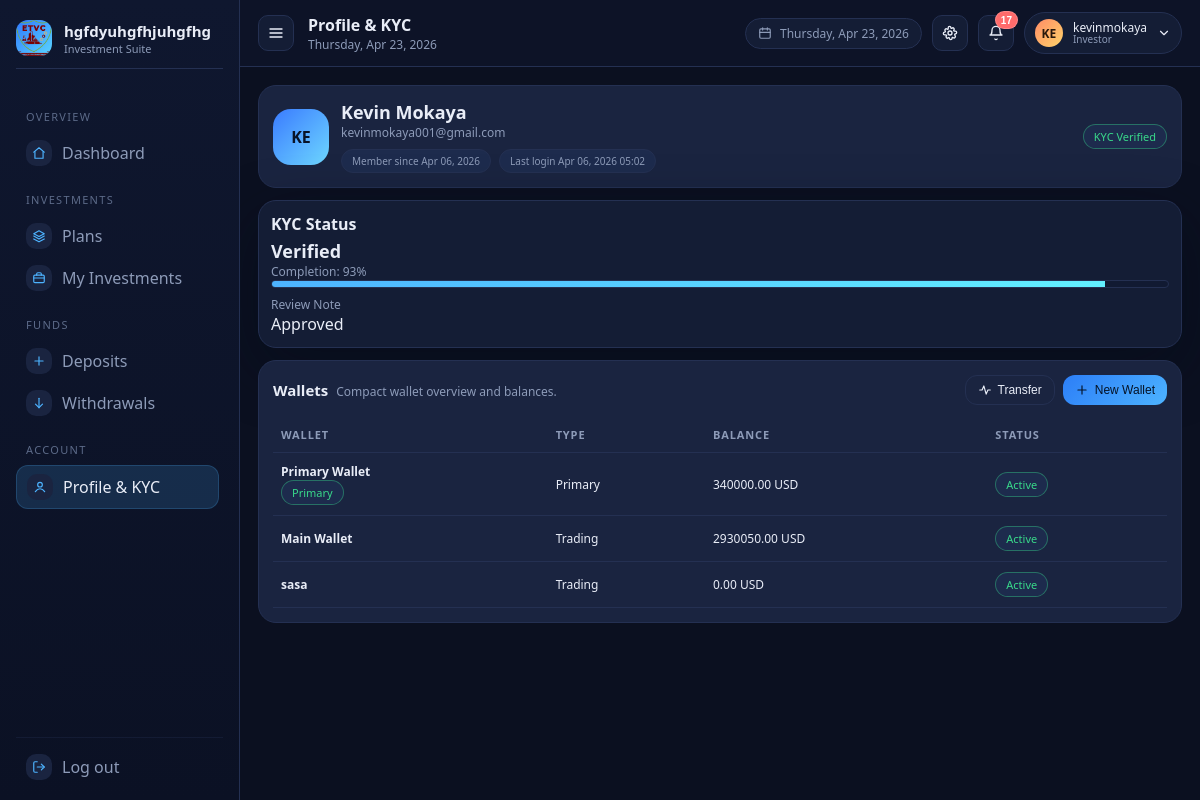
/accounts/profile/ (signed in), run on the app's committed database.
### settingsconfig/models.py (models this page shows, shortened)
class SystemSetting(models.Model):
    key = models.CharField(max_length=100, unique=True)
    value = models.JSONField()
    updated_at = models.DateTimeField(auto_now=True)

### kyc/models.py (models this page shows, shortened)
class KYCProfile(models.Model):
    STATUS_CHOICES = [
        ('not_submitted', 'Not Submitted'),
        ('pending', 'Pending Review'),
        ('verified', 'Verified'),
        ('rejected', 'Rejected'),
    ]
    ID_TYPE_CHOICES = [
        ('national_id', 'National ID'),
        ('passport', 'Passport'),
        ('drivers_license', 'Driver License'),
    ]
    user = models.OneToOneField(User, on_delete=models.CASCADE)
    status = models.CharField(max_length=20, choices=STATUS_CHOICES, default='not_submitted')
    full_name = models.CharField(max_length=150, blank=True, default='')
    date_of_birth = models.DateField(null=True, blank=True)
    country = models.CharField(max_length=80, blank=True, default='')
    id_type = models.CharField(max_length=30, choices=ID_TYPE_CHOICES, blank=True, default='')
    id_number = models.CharField(max_length=60, blank=True, default='')
    address_line = models.CharField(max_length=200, blank=True, default='')
    city = models.CharField(max_length=80, blank=True, default='')
    postal_code = models.CharField(max_length=20, blank=True, default='')
    phone_number = models.CharField(max_length=40, blank=True, default='')
    country_of_residence = models.CharField(max_length=80, blank=True, default='')
    source_of_funds = models.CharField(max_length=120, blank=True, default='')
    source_of_funds_other = models.CharField(max_length=120, blank=True, default='')
    tax_id = models.CharField(max_length=60, blank=True, default='')
    id_document_front = models.FileField(upload_to='kyc/', blank=True, null=True)
    id_document_back = models.FileField(upload_to='kyc/', blank=True, null=True)
    selfie_photo = models.FileField(upload_to='kyc/', blank=True, null=True)
    submitted_at = models.DateTimeField(null=True, blank=True)
    reviewed_at = models.DateTimeField(null=True, blank=True)
    review_note = models.TextField(blank=True, default='')
    def completion_percent(self) -> int:
        fields = [
            self.full_name,
            self.date_of_birth,
            self.country,
            self.id_type,
            self.id_number,
            self.address_line,
            self.city,
            self.postal_code,
            self.phone_number,
            self.country_of_residence,
            self.source_of_funds,
            self.tax_id,
        ]
        if self.source_of_funds == 'other':
            fields.append(self.source_of_funds_other)
        total = len(fields) + 3
        filled = sum(1 for value in fields if value)
        filled += 1 if self.id_document_front else 0
        filled += 1 if self.id_document_back else 0
        filled += 1 if self.selfie_photo else 0
        if total == 0:
            return 0
        return int((filled / total) * 100)

### wallets/models.py (models this page shows, shortened)
class Wallet(models.Model):
    WALLET_TYPES = [
        ('primary', 'Primary'),
        ('trading', 'Trading'),
        ('savings', 'Savings'),
    ]
    id = models.UUIDField(primary_key=True, default=uuid.uuid4, editable=False)
    user = models.ForeignKey(User, on_delete=models.CASCADE, related_name='wallets')
    name = models.CharField(max_length=100)
    wallet_type = models.CharField(max_length=20, choices=WALLET_TYPES)
    main_balance = models.DecimalField(max_digits=12, decimal_places=2, default=Decimal('0'))
    bonus_balance = models.DecimalField(max_digits=12, decimal_places=2, default=Decimal('0'))
    profit_balance = models.DecimalField(max_digits=12, decimal_places=2, default=Decimal('0'))
    is_default = models.BooleanField(default=False)
    is_active = models.BooleanField(default=True)
    created_at = models.DateTimeField(auto_now_add=True)
    class Meta:
        constraints = [
            models.UniqueConstraint(
                fields=['user'],
                condition=Q(wallet_type='primary'),
                name='uniq_primary_wallet_per_user',
            )
        ]
    def __str__(self) -> str:
        return f"{self.name} - {self.user.username}"
    @property
    def total_balance(self) -> Decimal:
        return self.main_balance + self.bonus_balance + self.profit_balance

### accounts/views.py (the view, shortened to what this page needs)
# urls.py: path('profile/', ProfileView.as_view(), name='profile'),
class ProfileView(TemplateView):
    template_name = 'profile.html'
    def get_context_data(self, **kwargs):
        context = super().get_context_data(**kwargs)
        profile, _ = KYCProfile.objects.get_or_create(user=self.request.user)
        context['kyc_profile'] = profile
        context['open_kyc_modal'] = False
        context['kyc_step'] = '1'
        context['kyc_form'] = KYCForm(instance=profile, step=context['kyc_step'])
        context['form'] = context['kyc_form']
        context['login_logs'] = LoginLog.objects.filter(user=self.request.user).order_by('-created_at')[:5]
        context['wallets'] = Wallet.objects.filter(user=self.request.user).order_by('-is_default', 'created_at')
        context['wallet_create_form'] = WalletCreateForm()
        context['wallet_transfer_form'] = WalletTransferForm(user=self.request.user)
        context['open_wallet_create_modal'] = False
        context['open_wallet_transfer_modal'] = False
        return context

### accounts/context_processors.py (called while the page is built)
def notifications(request):
    if request.user.is_authenticated:
        unread_qs = Notification.objects.filter(user=request.user, is_read=False).order_by('-created_at')
        items = unread_qs[:8]
        unread = unread_qs.count()
        return {'NOTIFICATIONS': items, 'NOTIF_UNREAD': unread}
    return {'NOTIFICATIONS': [], 'NOTIF_UNREAD': 0}

### kyc/context_processors.py (called while the page is built)
def kyc_status(request):
    if request.user.is_authenticated:
        profile = KYCProfile.objects.filter(user=request.user).first()
        return {'KYC_PROFILE': profile}
    return {'KYC_PROFILE': None}

### wallets/context_processors.py (called while the page is built)
def wallet_summary(request):
    if request.user.is_authenticated:
        wallet = get_primary_wallet(request.user)
        wallets = Wallet.objects.filter(user=request.user).order_by('-is_default', 'created_at')
        return {'WALLET_SUMMARY': wallet, 'WALLETS': wallets}
    return {'WALLET_SUMMARY': None, 'WALLETS': []}

### wallets/services.py (called while the page is built)
def get_primary_wallet(user) -> Wallet | None:
    wallet = Wallet.objects.filter(user=user, wallet_type='primary').first()
    if wallet:
        return wallet
    try:
        return create_primary_wallet(user)
    except Exception:
        return None

### templates/profile.html (shortened to what this page needs)
{% extends "base.html" %}
{% block content %}
<div class="profile-clean">
  <div class="section-card profile-clean-hero">
    <div class="profile-clean-user">
      <div class="profile-avatar">{{ request.user.username|default:'U'|slice:':2'|upper }}</div>
      <div>
        <div class="profile-name">
          {% if kyc_profile.full_name %}{{ kyc_profile.full_name }}{% else %}{{ request.user.username }}{% endif %}
        </div>
        <div class="profile-email">{{ request.user.email|default:'No email' }}</div>
        <div class="profile-meta">
          <span class="chip">Member since {{ request.user.date_joined|date:"M d, Y" }}</span>
          <span class="chip">Last login {{ request.user.last_login|date:"M d, Y H:i"|default:"-" }}</span>
        </div>
      </div>
    </div>
    <div class="section-actions">
      {% if kyc_profile.status == 'verified' %}
        <span class="badge success">KYC Verified</span>
      {% elif kyc_profile.status == 'not_submitted' %}
        <button class="btn primary" data-modal-open="#kycModal" type="button">Submit KYC</button>
      {% else %}
        <button class="btn primary" data-modal-open="#kycModal" type="button">Update KYC</button>
      {% endif %}
    </div>
  </div>
  <div class="card-grid profile-clean-stats">
    <div class="card">
      <div class="card-title">KYC Status</div>
      <div class="metric-value">{{ kyc_profile.get_status_display }}</div>
      <div class="card-muted">Completion: {{ kyc_profile.completion_percent }}%</div>
      <div class="progress"><span style="width: {{ kyc_profile.completion_percent }}%"></span></div>
      <div class="card-muted" style="margin-top: 8px;">Review Note</div>
      <div>{{ kyc_profile.review_note|default:"No review note yet." }}</div>
    </div>
  </div>
  <div class="section-card">
    <div class="section-header">
      <div>
        <div class="section-title">Wallets</div>
        <div class="section-muted">Compact wallet overview and balances.</div>
      </div>
      <div class="section-actions">
        <button class="btn ghost" data-modal-open="#walletTransferModal" type="button">
          <svg class="icon sm"><use href="#icon-activity"></use></svg>
          Transfer
        </button>
        <button class="btn primary" data-modal-open="#walletCreateModal" type="button">
          <svg class="icon sm"><use href="#icon-plus"></use></svg>
          New Wallet
        </button>
      </div>
    </div>
    <div class="table-wrapper">
      <table class="table">
        <thead>
          <tr>
            <th>Wallet</th>
            <th>Type</th>
            <th>Balance</th>
            <th>Status</th>
          </tr>
        </thead>
        <tbody>
          {% for wallet in wallets %}
            <tr>
              <td data-label="Wallet">
                <div class="card-title">{{ wallet.name }}</div>
                {% if wallet.wallet_type == 'primary' %}<span class="badge success">Primary</span>{% endif %}
              </td>
              <td data-label="Type">{{ wallet.get_wallet_type_display }}</td>
              <td data-label="Balance">{{ wallet.total_balance }} {{ SYSTEM_SETTINGS.CURRENCY|default:'USD' }}</td>
              <td data-label="Status">
                {% if wallet.is_active %}
                  <span class="badge success">Active</span>
                {% else %}
                  <span class="badge danger">Inactive</span>
                {% endif %}
              </td>
            </tr>
          {% empty %}
            <tr>
              <td colspan="4">
                <div class="empty-state">No wallets yet.</div>
              </td>
            </tr>
          {% endfor %}
        </tbody>
      </table>
    </div>
  </div>
</div>
{% endblock %}

### templates/partials/sidebar.html (shortened to what this page needs)
{% with current=request.resolver_match.url_name %}
<aside class="sidebar">
  <div class="sidebar-brand sidebar-header">
    <div class="brand-mark">
      {% if SYSTEM_SETTINGS.SITE_LOGO %}
        <img class="brand-logo" src="{{ SYSTEM_SETTINGS.SITE_LOGO }}" alt="{{ SYSTEM_SETTINGS.PROJECT_NAME|default:'Invest Platform' }}" />
      {% else %}
        <svg class="icon lg"><use href="#icon-layers"></use></svg>
      {% endif %}
    </div>
    <div class="brand-text">
      <div class="brand-title">{{ SYSTEM_SETTINGS.PROJECT_NAME|default:'Invest Platform' }}</div>
      <div class="brand-subtitle">{{ SYSTEM_SETTINGS.SITE_TAGLINE|default:'Investment Suite' }}</div>
    </div>
  </div>
  <div class="sidebar-scroll">
    <div class="nav-section">
      <div class="nav-section-title">Overview</div>
      <a class="nav-item {% if current == 'dashboard' %}active{% endif %}" href="{% url 'dashboard' %}">
        <span class="nav-icon"><svg class="icon sm"><use href="#icon-home"></use></svg></span>
        <span>Dashboard</span>
      </a>
    </div>
    <div class="nav-section">
      <div class="nav-section-title">Investments</div>
      <a class="nav-item {% if current == 'plans' %}active{% endif %}" href="{% url 'plans' %}">
        <span class="nav-icon"><svg class="icon sm"><use href="#icon-layers"></use></svg></span>
        <span>Plans</span>
      </a>
      <a class="nav-item {% if current == 'my_investments' %}active{% endif %}" href="{% url 'my_investments' %}">
        <span class="nav-icon"><svg class="icon sm"><use href="#icon-briefcase"></use></svg></span>
        <span>My Investments</span>
      </a>
    </div>
    <div class="nav-section">
      <div class="nav-section-title">Funds</div>
      <a class="nav-item {% if current == 'deposit_list' %}active{% endif %}" href="{% url 'deposit_list' %}">
        <span class="nav-icon"><svg class="icon sm"><use href="#icon-plus"></use></svg></span>
        <span>Deposits</span>
      </a>
      <a class="nav-item {% if current == 'withdrawal_list' %}active{% endif %}" href="{% url 'withdrawal_list' %}">
        <span class="nav-icon"><svg class="icon sm"><use href="#icon-arrow-down"></use></svg></span>
        <span>Withdrawals</span>
      </a>
    </div>
    <div class="nav-section">
      <div class="nav-section-title">Account</div>
      <a class="nav-item {% if current == 'profile' %}active{% endif %}" href="{% url 'profile' %}">
        <span class="nav-icon"><svg class="icon sm"><use href="#icon-user"></use></svg></span>
        <span>Profile & KYC</span>
      </a>
    </div>
  </div>
  <div class="nav-section session-section sidebar-footer">
    <a class="nav-item" href="{% url 'logout' %}">
      <span class="nav-icon"><svg class="icon sm"><use href="#icon-log-out"></use></svg></span>
      <span>Log out</span>
    </a>
  </div>
</aside>
{% endwith %}

### templates/partials/topbar.html (shortened to what this page needs)
{% with current=request.resolver_match.url_name %}
<header class="topbar">
  <div class="topbar-left">
    <button class="sidebar-toggle icon-btn" data-sidebar-toggle type="button" aria-label="Toggle menu">
      <svg class="icon"><use href="#icon-menu"></use></svg>
    </button>
    <div class="page-titles">
      <div class="page-title">
        {% if current == 'dashboard' %}Dashboard
        {% elif current == 'plans' %}Investment Plans
        {% elif current == 'my_investments' %}My Investments
        {% elif current == 'deposit_list' %}Deposits
        {% elif current == 'withdrawal_list' %}Withdrawals
        {% elif current == 'profile' %}Profile & KYC
        {% elif current == 'notifications' %}Notifications
        {% elif current == 'admin_dashboard' %}Admin Dashboard
        {% elif current == 'admin_operations' %}Admin Operations
        {% else %}Dashboard{% endif %}
      </div>
      <div class="page-subtitle">{% now "l, M d, Y" %}</div>
    </div>
  </div>
  <div class="topbar-actions">
    <div class="date-chip">
      <svg class="icon sm"><use href="#icon-calendar"></use></svg>
      <span>{% now "l, M d, Y" %}</span>
    </div>
    <button class="icon-btn" type="button" title="Settings">
      <svg class="icon"><use href="#icon-settings"></use></svg>
    </button>
    <div class="notif-wrap" data-notif-wrap>
      <button class="icon-btn notif-btn" type="button" title="Notifications" data-notif-toggle>
        <svg class="icon"><use href="#icon-bell"></use></svg>
        {% if NOTIF_UNREAD %}
          <span class="notif-badge" data-notif-badge>{{ NOTIF_UNREAD }}</span>
        {% else %}
          <span class="notif-badge" data-notif-badge style="display:none;">0</span>
        {% endif %}
      </button>
    </div>
    <div class="user-menu">
      <div class="avatar">{{ request.user.username|default:'U'|slice:':2'|upper }}</div>
      <div class="user-meta">
        <div class="user-name">{{ request.user.username }}</div>
        <div class="user-role">{% if request.user.is_staff %}Super Admin{% else %}Investor{% endif %}</div>
      </div>
      <svg class="icon sm"><use href="#icon-chevron-down"></use></svg>
    </div>
  </div>
</header>
{% endwith %}

### data on the page
SystemSetting: PROJECT_NAME "hgfdyuhgfhjuhgfhg"
SystemSetting: SITE_TAGLINE "Investment Suite"
KYCProfile: full_name "Kevin Mokaya", status "Verified", completion_percent "93", review_note "Approved"
Wallet: name "Primary Wallet", wallet_type "Primary", total_balance "340000.00", is_active "Active"
SystemSetting: CURRENCY "USD"

### other printed values
{{ NOTIF_UNREAD }} "17"
{{ request.user.username|default:'U'|slice:':2'|upper }} "KE"
{{ request.user.username }} "kevinmokaya"
{{ request.user.email|default:'No email' }} "kevinmokaya001@gmail.com"
{{ request.user.date_joined|date:"M d, Y" }} "Apr 06, 2026"
{{ request.user.last_login|date:"M d, Y H:i"|default:"-" }} "Apr 06, 2026 05:02"
